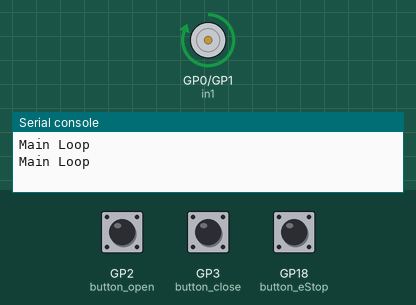
Recording of a program running on a simulated Raspberry Pi Pico running CircuitPython. Shown: motor-driver pin pairs drawn as motors (green arrow = first pin HIGH = forward, orange = second pin HIGH = backward, longer = more drive), the last lines printed to the serial console. The test bench sets the inputs (shaded band); at power-on: GP3 (button_close) HIGH, GP18 (button_eStop) HIGH, GP2 (button_open) HIGH.

Above: at 1.2 s.
1.3 s: GP3 (button_close) pulled LOW for 1.2 s
At 3.2 s:
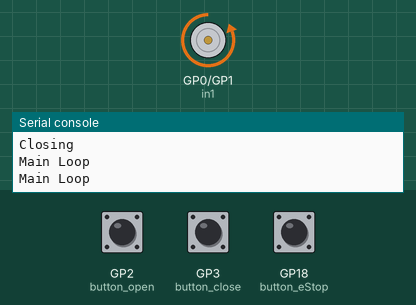
4.0 s: GP18 (button_eStop) pulled LOW for 1.2 s
At 4.8 s:
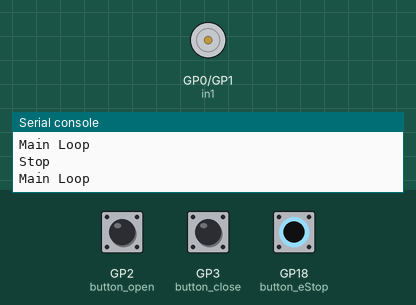
6.7 s: GP2 (button_open) pulled LOW for 1.2 s
At 8.3 s:
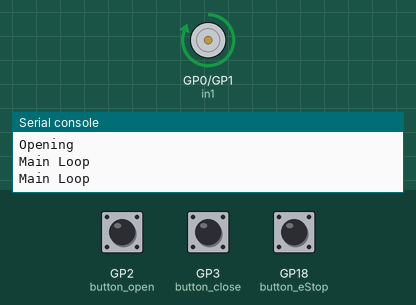
9.4 s: GP3 (button_close) pulled LOW for 3.2 s
At 10.6 s:
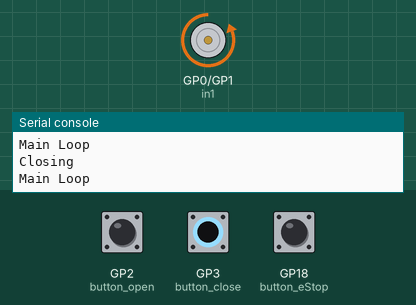
14.1 s: GP2 (button_open) pulled LOW for 3.2 s
At 15.7 s:
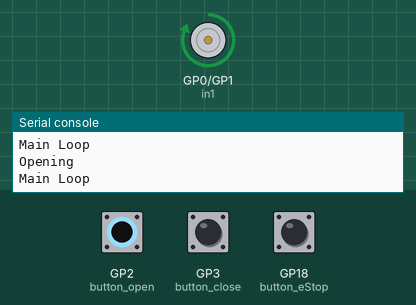
Timing chart, 0 to 33.5 s (numbered marks = the images above; inputs shaded):
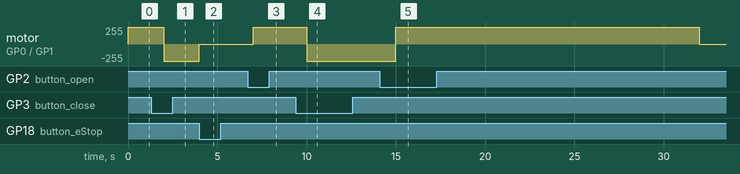

The program:

h-bridge.py
```python
""""
This is used for testing how h-bridge and linear actuator function with various code.
"""

import board
import analogio
import time
from digitalio import DigitalInOut, Direction, Pull


# Define the GPIO pins for the L298N H-bridge and set to output
in1 = DigitalInOut(board.GP0)
in2 = DigitalInOut(board.GP1)
in1.switch_to_output()
in2.switch_to_output()

# Define the GPIO pins and directions for buttons.
button_open = DigitalInOut(board.GP2)
button_close = DigitalInOut(board.GP3)
button_light = DigitalInOut(board.GP4)
button_manual_override = DigitalInOut(board.GP6)
button_eStop = DigitalInOut(board.GP18)
button_open.direction = Direction.INPUT
button_close.direction = Direction.INPUT
button_light.direction = Direction.INPUT
button_manual_override.direction = Direction.INPUT
button_eStop.direction = Direction.INPUT

# Set internal pull-ups for buttons.
button_open.pull = Pull.UP
button_close.pull = Pull.UP
button_light.pull = Pull.UP
button_manual_override.pull = Pull.UP
button_eStop.pull = Pull.UP

# Actuator-related variables
actuator_running = False
actuator_stop_time = 0
actuator_run_time = 15  # Time in seconds the linear actuator needs for opening and closing the door


def actuator_open(duration):
    global actuator_running, actuator_stop_time
    actuator_stop_time = time.monotonic() + duration
    actuator_running = True
    in1.value = True
    in2.value = False


def actuator_close(duration):
    global actuator_running, actuator_stop_time
    actuator_stop_time = time.monotonic() + duration
    actuator_running = True
    in1.value = False
    in2.value = True


def actuator_stop():
    global actuator_running
    in1.value = False
    in2.value = False
    actuator_running = False


actuator_open(14)  # Boot with door open


while True:
    # Check for button presses and perform relevant actions

    # Check if the "Open" button is pressed
    if not button_open.value:  # Button is active LOW due to pull-up resistor
        print("Opening")
        actuator_open(actuator_run_time)

    # Check if the "Close" button is pressed
    if not button_close.value:  # Button is active LOW due to pull-up resistor
        print("Closing")
        actuator_close(actuator_run_time)

    # Check if the "Emergency Stop" button is pressed
    if not button_eStop.value:  # Button is active LOW due to pull-up resistor
        print("Stop")
        actuator_stop()

    # If the actuator is running and current time is greater or equal to the calculated stop time then execute code
    if actuator_running and time.monotonic() >= actuator_stop_time:
        actuator_running = False
        print("actuator Stopped")
        actuator_stop()
    print("Main Loop")

    time.sleep(1)
```

Measured:
- after the input at 1.3 s, motor on GP0 (in1) / GP1 (in2): forward 255/255 → backward 255/255 after 0.70 s
- after the input at 4.0 s, motor on GP0 (in1) / GP1 (in2): backward 255/255 → stopped at once
- after the input at 6.7 s, motor on GP0 (in1) / GP1 (in2): stopped → forward 255/255 after 0.30 s
- after the input at 9.4 s, motor on GP0 (in1) / GP1 (in2): forward 255/255 → backward 255/255 after 0.60 s
- after the input at 14.1 s, motor on GP0 (in1) / GP1 (in2): backward 255/255 → forward 255/255 after 0.91 s, → stopped 17.0 s later
